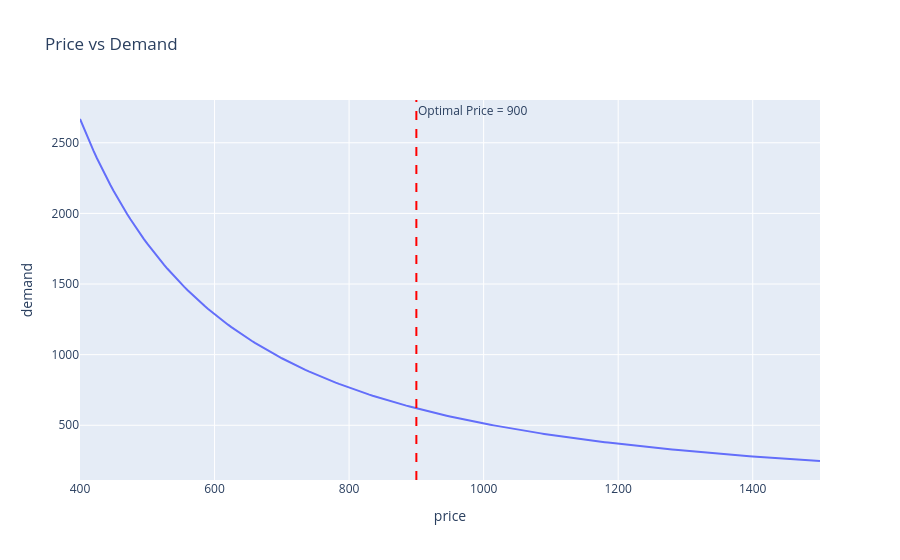

Write notebook code for a chart like this one.
### Markdown cell above
## 4. 視覺化：Price vs Demand / Revenue / Profit

### Code cell
import plotly.express as px

def plot_price_vs_metric(df, metric, best_price, title):
    fig = px.line(df, x="price", y=metric, title=title)
    fig.add_vline(x=best_price, line_dash="dash", line_color="red",
                   annotation_text=f"Optimal Price = {best_price}")
    return fig

fig_demand = plot_price_vs_metric(results_df, "demand", best["price"], "Price vs Demand")
fig_demand.show()

### Figure 1 — Plotly figure (JSON) as saved in the notebook; plotly's stock layout.template omitted (floating-point values rounded to 4 significant figures; data arrays with more than 128 entries replaced by an {"elided": "..."} marker saying what was removed)
{"data": [{"hovertemplate": "price=%{x}<br>demand=%{y}<extra></extra>", "legendgroup": "", "line": {"color": "#636efa", "dash": "solid"}, "marker": {"symbol": "circle"}, "mode": "lines", "name": "", "orientation": "v", "showlegend": false, "type": "scatter", "x": {"elided": "221 int values"}, "xaxis": "x", "y": {"elided": "221 float values"}, "yaxis": "y"}], "layout": {"annotations": [{"showarrow": false, "text": "Optimal Price = 900", "x": 900, "xanchor": "left", "xref": "x", "y": 1, "yanchor": "top", "yref": "y domain"}], "legend": {"tracegroupgap": 0}, "shapes": [{"line": {"color": "red", "dash": "dash"}, "type": "line", "x0": 900, "x1": 900, "xref": "x", "y0": 0, "y1": 1, "yref": "y domain"}], "title": {"text": "Price vs Demand"}, "xaxis": {"anchor": "y", "domain": [0, 1], "title": {"text": "price"}}, "yaxis": {"anchor": "x", "domain": [0, 1], "title": {"text": "demand"}}}}
